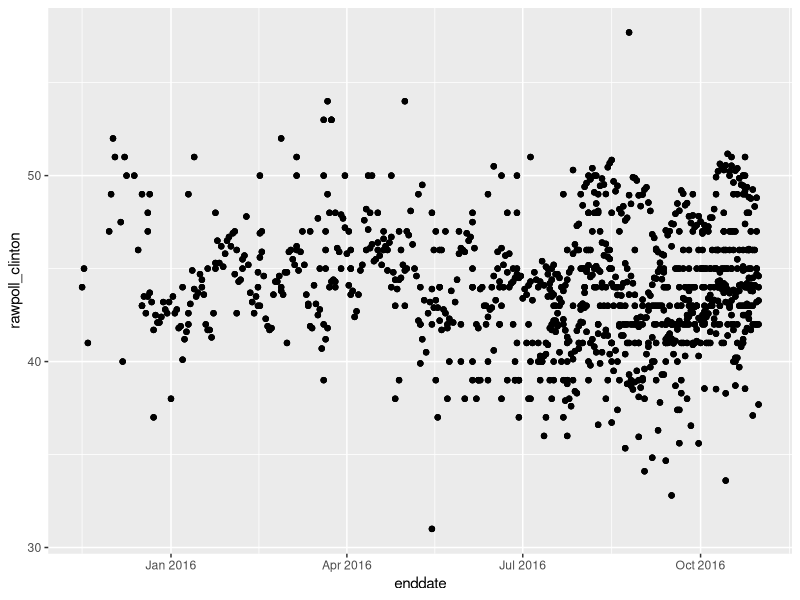
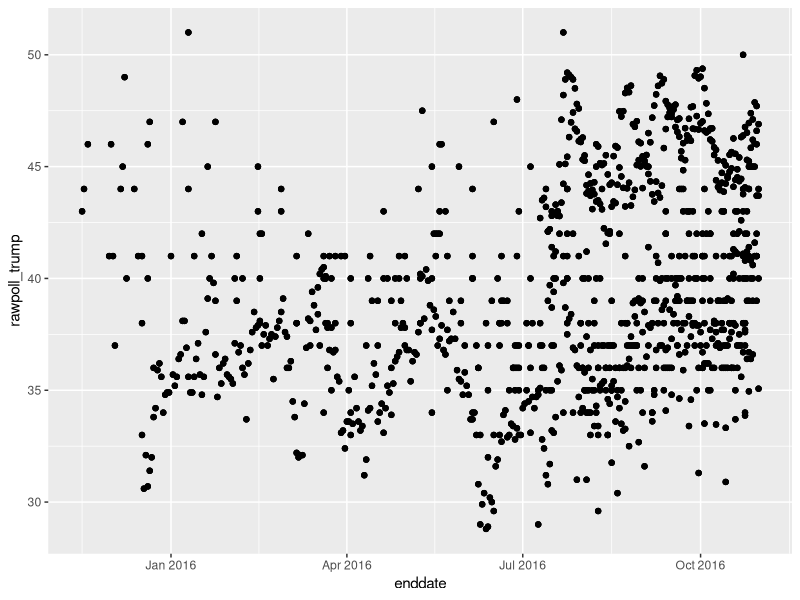
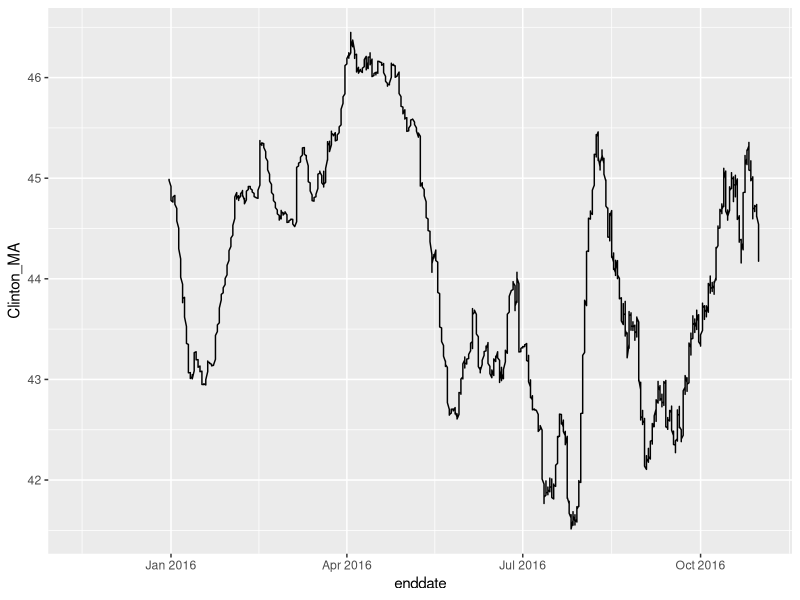
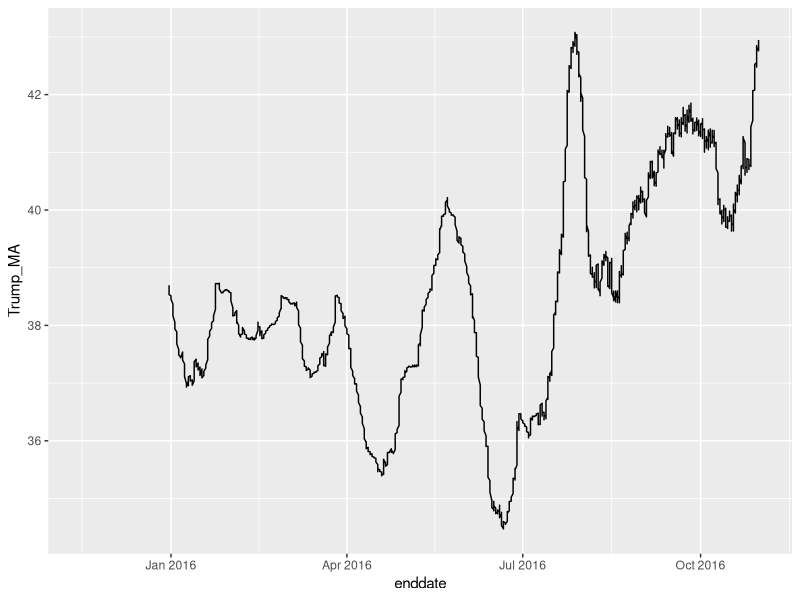
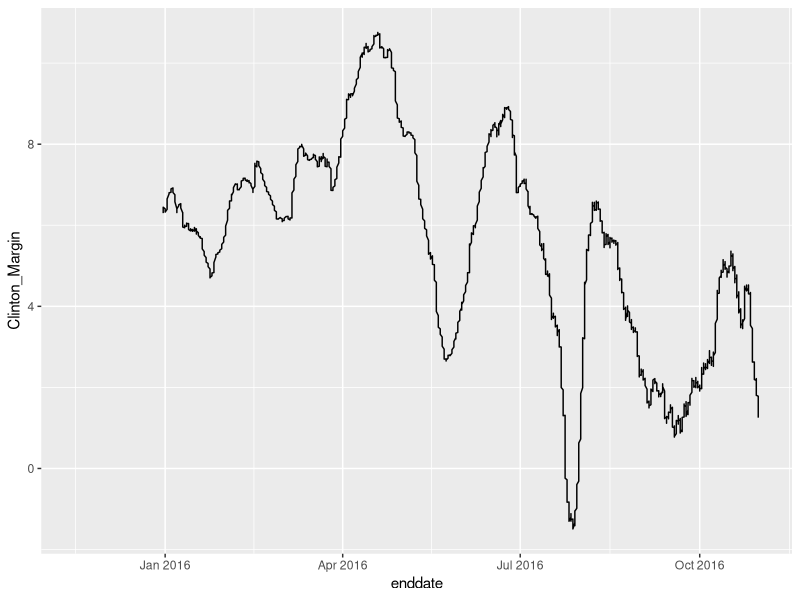
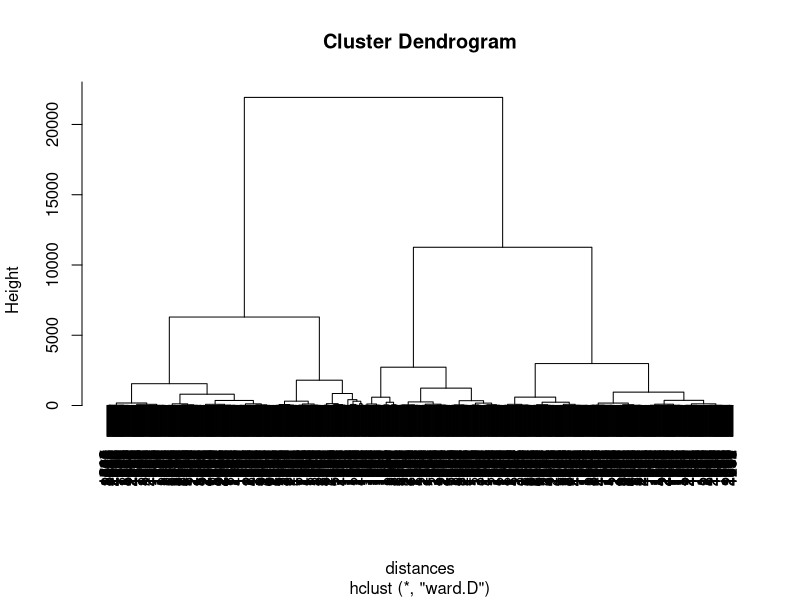

These charts were generated, in order, by the following R code:
## ---- chunk 1
knitr::opts_chunk$set(echo = TRUE)
## ---- chunk 2
library(readr)

Raw_Data <- read_csv("presidential_polls.csv")

str(Raw_Data)
## ---- chunk 3
library(dplyr)

Clean_Data <- Raw_Data %>% select(-c(cycle:forecastdate, rawpoll_johnson, rawpoll_mcmullin, adjpoll_johnson:timestamp))

str(Clean_Data)
## ---- chunk 4
install.packages("lubridate")
library(lubridate)

National_Polls <- Clean_Data %>% 
  select(state, enddate, samplesize, rawpoll_clinton, rawpoll_trump) %>%
  filter(state == "U.S.") %>%
  mutate(enddate = mdy(enddate)) %>%
  arrange(enddate)

str(National_Polls)
## ---- chunk 5
install.packages("ggplot2")
library("ggplot2")

ggplot(data = National_Polls, aes(x=enddate, y=rawpoll_clinton)) +
  geom_point()
## ---- chunk 6
ggplot(data = National_Polls, aes(x=enddate, y=rawpoll_trump)) +
  geom_point()
## ---- chunk 7
install.packages("zoo")
library(zoo)

National_Polls <- National_Polls %>%
  mutate(Clinton_MA = rollmean(rawpoll_clinton, 100, na.pad=TRUE, align="right"))

ggplot(data = National_Polls, aes(x=enddate, y=Clinton_MA)) +
  geom_line()
## ---- chunk 8
National_Polls <- National_Polls %>%
  mutate(Trump_MA = rollmean(rawpoll_trump, 100, na.pad=TRUE, align="right"))

ggplot(data = National_Polls, aes(x=enddate, y=Trump_MA)) +
  geom_line()
## ---- chunk 9
National_Polls <- National_Polls %>%
  mutate(Clinton_Margin = Clinton_MA - Trump_MA)

ggplot(National_Polls, aes(x=enddate, y=Clinton_Margin)) +
  geom_line()
## ---- chunk 10

# Alabama
Alabama <- Clean_Data %>% 
  select(state, enddate, pollster, samplesize, rawpoll_clinton, rawpoll_trump) %>%
  filter(state == "Alabama") %>%
  mutate(enddate = mdy(enddate)) %>%
  arrange(enddate)

Alabama <- Alabama %>%
  mutate(Clinton_Margin = rawpoll_clinton - rawpoll_trump)
str(Alabama)

# Alaska
Alaska <- Clean_Data %>% 
  select(state, enddate, samplesize, rawpoll_clinton, rawpoll_trump) %>%
  filter(state == "Alaska") %>%
  mutate(enddate = mdy(enddate)) %>%
  arrange(enddate)

Alaska <- Alaska %>%
  mutate(Clinton_Margin = rawpoll_clinton - rawpoll_trump)
str(Alaska)

# Arizona
Arizona <- Clean_Data %>% 
  select(state, enddate, samplesize, rawpoll_clinton, rawpoll_trump) %>%
  filter(state == "Arizona") %>%
  mutate(enddate = mdy(enddate)) %>%
  arrange(enddate)

Arizona <- Arizona %>%
  mutate(Clinton_Margin = rawpoll_clinton - rawpoll_trump)
str(Arizona)

# Arkansas
Arkansas <- Clean_Data %>% 
  select(state, enddate, samplesize, rawpoll_clinton, rawpoll_trump) %>%
  filter(state == "Arkansas") %>%
  mutate(enddate = mdy(enddate)) %>%
  arrange(enddate)

Arkansas <- Arkansas %>%
  mutate(Clinton_Margin = rawpoll_clinton - rawpoll_trump)
str(Arkansas)

# California
California <- Clean_Data %>% 
  select(state, enddate, samplesize, rawpoll_clinton, rawpoll_trump) %>%
  filter(state == "California") %>%
  mutate(enddate = mdy(enddate)) %>%
  arrange(enddate)

California <- California %>%
  mutate(Clinton_Margin = rawpoll_clinton - rawpoll_trump)
str(California)

# Colorado
Colorado <- Clean_Data %>% 
  select(state, enddate, samplesize, rawpoll_clinton, rawpoll_trump) %>%
  filter(state == "Colorado") %>%
  mutate(enddate = mdy(enddate)) %>%
  arrange(enddate)

Colorado <- Colorado %>%
  mutate(Clinton_Margin = rawpoll_clinton - rawpoll_trump)
str(Colorado)

# Connecticut
Connecticut <- Clean_Data %>% 
  select(state, enddate, samplesize, rawpoll_clinton, rawpoll_trump) %>%
  filter(state == "Connecticut") %>%
  mutate(enddate = mdy(enddate)) %>%
  arrange(enddate)

Connecticut <- Connecticut %>%
  mutate(Clinton_Margin = rawpoll_clinton - rawpoll_trump)
str(Connecticut)

# Delaware
Delaware <- Clean_Data %>% 
  select(state, enddate, samplesize, rawpoll_clinton, rawpoll_trump) %>%
  filter(state == "Delaware") %>%
  mutate(enddate = mdy(enddate)) %>%
  arrange(enddate)

Delaware <- Delaware %>%
  mutate(Clinton_Margin = rawpoll_clinton - rawpoll_trump)
str(Delaware)

# District_of_Columbia  
District_of_Columbia <- Clean_Data %>% 
  select(state, enddate, samplesize, rawpoll_clinton, rawpoll_trump) %>%
  filter(state == "District of Columbia") %>%
  mutate(enddate = mdy(enddate)) %>%
  arrange(enddate)

District_of_Columbia <- District_of_Columbia %>%
  mutate(Clinton_Margin = rawpoll_clinton - rawpoll_trump)
str(District_of_Columbia)

# Florida
Florida <- Clean_Data %>% 
  select(state, enddate, samplesize, rawpoll_clinton, rawpoll_trump) %>%
  filter(state == "Florida") %>%
  mutate(enddate = mdy(enddate)) %>%
  arrange(enddate)

Florida <- Florida %>%
  mutate(Clinton_Margin = rawpoll_clinton - rawpoll_trump)
str(Florida)

# Georgia
Georgia <- Clean_Data %>% 
  select(state, enddate, samplesize, rawpoll_clinton, rawpoll_trump) %>%
  filter(state == "Georgia") %>%
  mutate(enddate = mdy(enddate)) %>%
  arrange(enddate)

Georgia <- Georgia %>%
  mutate(Clinton_Margin = rawpoll_clinton - rawpoll_trump)
str(Georgia)

# Hawaii
Hawaii <- Clean_Data %>% 
  select(state, enddate, samplesize, rawpoll_clinton, rawpoll_trump) %>%
  filter(state == "Hawaii") %>%
  mutate(enddate = mdy(enddate)) %>%
  arrange(enddate)

Hawaii <- Hawaii %>%
  mutate(Clinton_Margin = rawpoll_clinton - rawpoll_trump)
str(Hawaii)

#Idaho
Idaho <- Clean_Data %>% 
  select(state, enddate, samplesize, rawpoll_clinton, rawpoll_trump) %>%
  filter(state == "Idaho") %>%
  mutate(enddate = mdy(enddate)) %>%
  arrange(enddate)

Idaho <- Idaho %>%
  mutate(Clinton_Margin = rawpoll_clinton - rawpoll_trump)
str(Idaho)

# Illinois
Illinois <- Clean_Data %>% 
  select(state, enddate, samplesize, rawpoll_clinton, rawpoll_trump) %>%
  filter(state == "Illinois") %>%
  mutate(enddate = mdy(enddate)) %>%
  arrange(enddate)

Illinois <- Illinois %>%
  mutate(Clinton_Margin = rawpoll_clinton - rawpoll_trump)
str(Illinois)

# Indiana
Indiana <- Clean_Data %>% 
  select(state, enddate, samplesize, rawpoll_clinton, rawpoll_trump) %>%
  filter(state == "Indiana") %>%
  mutate(enddate = mdy(enddate)) %>%
  arrange(enddate)

Indiana <- Indiana %>%
  mutate(Clinton_Margin = rawpoll_clinton - rawpoll_trump)
str(Indiana)

# Iowa
Iowa <- Clean_Data %>% 
  select(state, enddate, samplesize, rawpoll_clinton, rawpoll_trump) %>%
  filter(state == "Iowa") %>%
  mutate(enddate = mdy(enddate)) %>%
  arrange(enddate)

Iowa <- Iowa %>%
  mutate(Clinton_Margin = rawpoll_clinton - rawpoll_trump)
str(Iowa)

# Kansas
Kansas <- Clean_Data %>% 
  select(state, enddate, samplesize, rawpoll_clinton, rawpoll_trump) %>%
  filter(state == "Kansas") %>%
  mutate(enddate = mdy(enddate)) %>%
  arrange(enddate)

Kansas <- Kansas %>%
  mutate(Clinton_Margin = rawpoll_clinton - rawpoll_trump)
str(Kansas)

# Kentucky
Kentucky <- Clean_Data %>% 
  select(state, enddate, samplesize, rawpoll_clinton, rawpoll_trump) %>%
  filter(state == "Kentucky") %>%
  mutate(enddate = mdy(enddate)) %>%
  arrange(enddate)

Kentucky <- Kentucky %>%
  mutate(Clinton_Margin = rawpoll_clinton - rawpoll_trump)
str(Kentucky)

# Louisiana
Louisiana <- Clean_Data %>% 
  select(state, enddate, samplesize, rawpoll_clinton, rawpoll_trump) %>%
  filter(state == "Louisiana") %>%
  mutate(enddate = mdy(enddate)) %>%
  arrange(enddate)

Louisiana <- Louisiana %>%
  mutate(Clinton_Margin = rawpoll_clinton - rawpoll_trump)
str(Louisiana)

# Maine
Maine <- Clean_Data %>% 
  select(state, enddate, samplesize, rawpoll_clinton, rawpoll_trump) %>%
  filter(state == "Maine") %>%
  mutate(enddate = mdy(enddate)) %>%
  arrange(enddate)

Maine <- Maine %>%
  mutate(Clinton_Margin = rawpoll_clinton - rawpoll_trump)
str(Maine)

# Maryland
Maryland <- Clean_Data %>% 
  select(state, enddate, samplesize, rawpoll_clinton, rawpoll_trump) %>%
  filter(state == "Maryland") %>%
  mutate(enddate = mdy(enddate)) %>%
  arrange(enddate)

Maryland <- Maryland %>%
  mutate(Clinton_Margin = rawpoll_clinton - rawpoll_trump)
str(Maryland)

# Massachusetts
Massachusetts <- Clean_Data %>% 
  select(state, enddate, samplesize, rawpoll_clinton, rawpoll_trump) %>%
  filter(state == "Massachusetts") %>%
  mutate(enddate = mdy(enddate)) %>%
  arrange(enddate)

Massachusetts <- Massachusetts %>%
  mutate(Clinton_Margin = rawpoll_clinton - rawpoll_trump)
str(Massachusetts)

# Michigan
Michigan <- Clean_Data %>% 
  select(state, enddate, samplesize, rawpoll_clinton, rawpoll_trump) %>%
  filter(state == "Michigan") %>%
  mutate(enddate = mdy(enddate)) %>%
  arrange(enddate)

Michigan <- Michigan %>%
  mutate(Clinton_Margin = rawpoll_clinton - rawpoll_trump)
str(Michigan)

# Minnesota
Minnesota <- Clean_Data %>% 
  select(state, enddate, samplesize, rawpoll_clinton, rawpoll_trump) %>%
  filter(state == "Minnesota") %>%
  mutate(enddate = mdy(enddate)) %>%
  arrange(enddate)

Minnesota <- Minnesota %>%
  mutate(Clinton_Margin = rawpoll_clinton - rawpoll_trump)
str(Minnesota)

# Mississippi
Mississippi <- Clean_Data %>% 
  select(state, enddate, samplesize, rawpoll_clinton, rawpoll_trump) %>%
  filter(state == "Mississippi") %>%
  mutate(enddate = mdy(enddate)) %>%
  arrange(enddate)

Mississippi <- Mississippi %>%
  mutate(Clinton_Margin = rawpoll_clinton - rawpoll_trump)
str(Mississippi)

# Missouri
Missouri <- Clean_Data %>% 
  select(state, enddate, samplesize, rawpoll_clinton, rawpoll_trump) %>%
  filter(state == "Missouri") %>%
  mutate(enddate = mdy(enddate)) %>%
  arrange(enddate)

Missouri <- Missouri %>%
  mutate(Clinton_Margin = rawpoll_clinton - rawpoll_trump)
str(Missouri)

# Montana
Montana <- Clean_Data %>% 
  select(state, enddate, samplesize, rawpoll_clinton, rawpoll_trump) %>%
  filter(state == "Montana") %>%
  mutate(enddate = mdy(enddate)) %>%
  arrange(enddate)

Montana <- Montana %>%
  mutate(Clinton_Margin = rawpoll_clinton - rawpoll_trump)
str(Montana)

# Nebraska  
Nebraska <- Clean_Data %>% 
  select(state, enddate, samplesize, rawpoll_clinton, rawpoll_trump) %>%
  filter(state == "Nebraska") %>%
  mutate(enddate = mdy(enddate)) %>%
  arrange(enddate)

Nebraska <- Nebraska %>%
  mutate(Clinton_Margin = rawpoll_clinton - rawpoll_trump)
str(Nebraska)

# Nevada
Nevada <- Clean_Data %>% 
  select(state, enddate, samplesize, rawpoll_clinton, rawpoll_trump) %>%
  filter(state == "Nevada") %>%
  mutate(enddate = mdy(enddate)) %>%
  arrange(enddate)

Nevada <- Nevada %>%
  mutate(Clinton_Margin = rawpoll_clinton - rawpoll_trump)
str(Nevada)

# New_Hampshire
New_Hampshire <- Clean_Data %>% 
  select(state, enddate, samplesize, rawpoll_clinton, rawpoll_trump) %>%
  filter(state == "New Hampshire") %>%
  mutate(enddate = mdy(enddate)) %>%
  arrange(enddate)

New_Hampshire <- New_Hampshire %>%
  mutate(Clinton_Margin = rawpoll_clinton - rawpoll_trump)
str(New_Hampshire)

# New_Jersey
New_Jersey <- Clean_Data %>% 
  select(state, enddate, samplesize, rawpoll_clinton, rawpoll_trump) %>%
  filter(state == "New Jersey") %>%
  mutate(enddate = mdy(enddate)) %>%
  arrange(enddate)

New_Jersey <- New_Jersey %>%
  mutate(Clinton_Margin = rawpoll_clinton - rawpoll_trump)
str(New_Jersey)

# New_Mexico
New_Mexico <- Clean_Data %>% 
  select(state, enddate, samplesize, rawpoll_clinton, rawpoll_trump) %>%
  filter(state == "New Mexico") %>%
  mutate(enddate = mdy(enddate)) %>%
  arrange(enddate)

New_Mexico <- New_Mexico %>%
  mutate(Clinton_Margin = rawpoll_clinton - rawpoll_trump)
str(New_Mexico)

# New_York
New_York <- Clean_Data %>% 
  select(state, enddate, samplesize, rawpoll_clinton, rawpoll_trump) %>%
  filter(state == "New York") %>%
  mutate(enddate = mdy(enddate)) %>%
  arrange(enddate)

New_York <- New_York %>%
  mutate(Clinton_Margin = rawpoll_clinton - rawpoll_trump)
str(New_York)

# North_Carolina
North_Carolina <- Clean_Data %>% 
  select(state, enddate, samplesize, rawpoll_clinton, rawpoll_trump) %>%
  filter(state == "North Carolina") %>%
  mutate(enddate = mdy(enddate)) %>%
  arrange(enddate)

North_Carolina <- North_Carolina %>%
  mutate(Clinton_Margin = rawpoll_clinton - rawpoll_trump)
str(North_Carolina)

# North_Dakota
North_Dakota <- Clean_Data %>% 
  select(state, enddate, samplesize, rawpoll_clinton, rawpoll_trump) %>%
  filter(state == "North Dakota") %>%
  mutate(enddate = mdy(enddate)) %>%
  arrange(enddate)

North_Dakota <- North_Dakota %>%
  mutate(Clinton_Margin = rawpoll_clinton - rawpoll_trump)
str(North_Dakota)

# Ohio
Ohio <- Clean_Data %>% 
  select(state, enddate, samplesize, rawpoll_clinton, rawpoll_trump) %>%
  filter(state == "Ohio") %>%
  mutate(enddate = mdy(enddate)) %>%
  arrange(enddate)

Ohio <- Ohio %>%
  mutate(Clinton_Margin = rawpoll_clinton - rawpoll_trump)
str(Ohio)

# Oklahoma
Oklahoma <- Clean_Data %>% 
  select(state, enddate, samplesize, rawpoll_clinton, rawpoll_trump) %>%
  filter(state == "Oklahoma") %>%
  mutate(enddate = mdy(enddate)) %>%
  arrange(enddate)

Oklahoma <- Oklahoma %>%
  mutate(Clinton_Margin = rawpoll_clinton - rawpoll_trump)
str(Oklahoma)

# Oregon
Oregon <- Clean_Data %>% 
  select(state, enddate, samplesize, rawpoll_clinton, rawpoll_trump) %>%
  filter(state == "Oregon") %>%
  mutate(enddate = mdy(enddate)) %>%
  arrange(enddate)

Oregon <- Oregon %>%
  mutate(Clinton_Margin = rawpoll_clinton - rawpoll_trump)
str(Oregon)

# Pennsylvania
Pennsylvania <- Clean_Data %>% 
  select(state, enddate, samplesize, rawpoll_clinton, rawpoll_trump) %>%
  filter(state == "Pennsylvania") %>%
  mutate(enddate = mdy(enddate)) %>%
  arrange(enddate)

Pennsylvania <- Pennsylvania %>%
  mutate(Clinton_Margin = rawpoll_clinton - rawpoll_trump)
str(Pennsylvania)

# Rhode_Island
Rhode_Island <- Clean_Data %>% 
  select(state, enddate, samplesize, rawpoll_clinton, rawpoll_trump) %>%
  filter(state == "Rhode Island") %>%
  mutate(enddate = mdy(enddate)) %>%
  arrange(enddate)

Rhode_Island <- Rhode_Island %>%
  mutate(Clinton_Margin = rawpoll_clinton - rawpoll_trump)
str(Rhode_Island)

# South_Carolina
South_Carolina <- Clean_Data %>% 
  select(state, enddate, samplesize, rawpoll_clinton, rawpoll_trump) %>%
  filter(state == "South Carolina") %>%
  mutate(enddate = mdy(enddate)) %>%
  arrange(enddate)

South_Carolina <- South_Carolina %>%
  mutate(Clinton_Margin = rawpoll_clinton - rawpoll_trump)
str(South_Carolina)

# South_Dakota
South_Dakota <- Clean_Data %>% 
  select(state, enddate, samplesize, rawpoll_clinton, rawpoll_trump) %>%
  filter(state == "South Dakota") %>%
  mutate(enddate = mdy(enddate)) %>%
  arrange(enddate)

South_Dakota <- South_Dakota %>%
  mutate(Clinton_Margin = rawpoll_clinton - rawpoll_trump)
str(South_Dakota)

# Tennessee
Tennessee <- Clean_Data %>% 
  select(state, enddate, samplesize, rawpoll_clinton, rawpoll_trump) %>%
  filter(state == "Tennessee") %>%
  mutate(enddate = mdy(enddate)) %>%
  arrange(enddate)

Tennessee <- Tennessee %>%
  mutate(Clinton_Margin = rawpoll_clinton - rawpoll_trump)
str(Tennessee)

# Texas
Texas <- Clean_Data %>% 
  select(state, enddate, samplesize, rawpoll_clinton, rawpoll_trump) %>%
  filter(state == "Texas") %>%
  mutate(enddate = mdy(enddate)) %>%
  arrange(enddate)

Texas <- Texas %>%
  mutate(Clinton_Margin = rawpoll_clinton - rawpoll_trump)
str(Texas)

# Utah
Utah <- Clean_Data %>% 
  select(state, enddate, samplesize, rawpoll_clinton, rawpoll_trump) %>%
  filter(state == "Utah") %>%
  mutate(enddate = mdy(enddate)) %>%
  arrange(enddate)

Utah <- Utah %>%
  mutate(Clinton_Margin = rawpoll_clinton - rawpoll_trump)
str(Utah)

# Vermont
Vermont <- Clean_Data %>% 
  select(state, enddate, samplesize, rawpoll_clinton, rawpoll_trump) %>%
  filter(state == "Vermont") %>%
  mutate(enddate = mdy(enddate)) %>%
  arrange(enddate)

Vermont <- Vermont %>%
  mutate(Clinton_Margin = rawpoll_clinton - rawpoll_trump)
str(Vermont)

# Virginia
Virginia <- Clean_Data %>% 
  select(state, enddate, samplesize, rawpoll_clinton, rawpoll_trump) %>%
  filter(state == "Virginia") %>%
  mutate(enddate = mdy(enddate)) %>%
  arrange(enddate)

Virginia <- Virginia %>%
  mutate(Clinton_Margin = rawpoll_clinton - rawpoll_trump)
str(Virginia)

# Washington
Washington <- Clean_Data %>% 
  select(state, enddate, samplesize, rawpoll_clinton, rawpoll_trump) %>%
  filter(state == "Washington") %>%
  mutate(enddate = mdy(enddate)) %>%
  arrange(enddate)

Washington <- Washington %>%
  mutate(Clinton_Margin = rawpoll_clinton - rawpoll_trump)
str(Washington)

# West_Virginia
West_Virginia <- Clean_Data %>% 
  select(state, enddate, samplesize, rawpoll_clinton, rawpoll_trump) %>%
  filter(state == "West Virginia") %>%
  mutate(enddate = mdy(enddate)) %>%
  arrange(enddate)

West_Virginia <- West_Virginia %>%
  mutate(Clinton_Margin = rawpoll_clinton - rawpoll_trump)
str(West_Virginia)

# Wisconsin
Wisconsin <- Clean_Data %>% 
  select(state, enddate, samplesize, rawpoll_clinton, rawpoll_trump) %>%
  filter(state == "Wisconsin") %>%
  mutate(enddate = mdy(enddate)) %>%
  arrange(enddate)

Wisconsin <- Wisconsin %>%
  mutate(Clinton_Margin = rawpoll_clinton - rawpoll_trump)
str(Wisconsin)

# Wyoming
Wyoming <- Clean_Data %>% 
  select(state, enddate, samplesize, rawpoll_clinton, rawpoll_trump) %>%
  filter(state == "Wyoming") %>%
  mutate(enddate = mdy(enddate)) %>%
  arrange(enddate)

Wyoming <- Wyoming %>%
  mutate(Clinton_Margin = rawpoll_clinton - rawpoll_trump)
str(Wyoming)

## ---- chunk 11
State_Polls <- Clean_Data %>%
  select(state, pollster, rawpoll_clinton, rawpoll_trump) %>%
  filter(state != "U.S.") %>%
  filter(state != "Maine CD-1") %>%
  filter(state != "Maine CD-2") %>%
  filter(state != "Nebraska CD-1") %>%
  filter(state != "Nebraska CD-2") %>%
  filter(state != "Nebraska CD-3") %>%
  mutate(Clinton_Margin = rawpoll_clinton - rawpoll_trump)
str(State_Polls)
## ---- chunk 12
State_Polls$rawpoll_clinton = NULL
State_Polls$rawpoll_trump = NULL
State_Polls <- unique(State_Polls)
str(State_Polls)

distances <- dist(State_Polls, method = "euclidean")
clusterStates <- hclust(distances, method = "ward")
plot(clusterStates)

clusterGroups <- cutree(clusterStates, k = 3)
## ---- chunk 13
# Alabama
Alabama_Cluster <- round(mean(clusterGroups[State_Polls$state == "Alabama"]))
Alabama_Cluster

# Alaska
Alaska_Cluster <- round(mean(clusterGroups[State_Polls$state == "Alaska"]))
Alaska_Cluster

# Arizona
Arizona_Cluster <- round(mean(clusterGroups[State_Polls$state == "Arizona"]))
Arizona_Cluster

# Arkansas
Arkansas_Cluster <- round(mean(clusterGroups[State_Polls$state == "Arkansas"]))
Arkansas_Cluster

# California
California_Cluster <- round(mean(clusterGroups[State_Polls$state == "California"]))
California_Cluster

# Colorado
Colorado_Cluster <- round(mean(clusterGroups[State_Polls$state == "Colorado"]))
Colorado_Cluster

# Connecticut
Connecticut_Cluster <- round(mean(clusterGroups[State_Polls$state == "Connecticut"]))
Connecticut_Cluster

# District of Columbia
District_of_Columbia_Cluster <- round(mean(clusterGroups[State_Polls$state == "District of Columbia"]))
District_of_Columbia_Cluster

# Delaware
Delaware_Cluster <- round(mean(clusterGroups[State_Polls$state == "Delaware"]))
Delaware_Cluster

# Florida
Florida_Cluster <- round(mean(clusterGroups[State_Polls$state == "Florida"]))
Florida_Cluster

# Georgia
Georgia_Cluster <- round(mean(clusterGroups[State_Polls$state == "Georgia"]))
Georgia_Cluster

# Hawaii
Hawaii_Cluster <- round(mean(clusterGroups[State_Polls$state == "Hawaii"]))
Hawaii_Cluster

# Idaho
Idaho_Cluster <- round(mean(clusterGroups[State_Polls$state == "Idaho"]))
Idaho_Cluster

# Illinois
Illinois_Cluster <- round(mean(clusterGroups[State_Polls$state == "Illinois"]))
Illinois_Cluster

# Indiana
Indiana_Cluster <- round(mean(clusterGroups[State_Polls$state == "Indiana"]))
Indiana_Cluster

# Iowa
Iowa_Cluster <- round(mean(clusterGroups[State_Polls$state == "Iowa"]))
Iowa_Cluster

# Kansas
Kansas_Cluster <- round(mean(clusterGroups[State_Polls$state == "Kansas"]))
Kansas_Cluster

# Kentucky
Kentucky_Cluster <- round(mean(clusterGroups[State_Polls$state == "Kentucky"]))
Kentucky_Cluster

# Louisiana
Louisiana_Cluster <- round(mean(clusterGroups[State_Polls$state == "Louisiana"]))
Louisiana_Cluster

# Maine
Maine_Cluster <- round(mean(clusterGroups[State_Polls$state == "Maine"]))
Maine_Cluster

# Maryland
Maryland_Cluster <- round(mean(clusterGroups[State_Polls$state == "Maryland"]))
Maryland_Cluster

# Massachusetts
Massachusetts_Cluster <- round(mean(clusterGroups[State_Polls$state == "Massachusetts"]))
Massachusetts_Cluster

# Michigan
Michigan_Cluster <- round(mean(clusterGroups[State_Polls$state == "Michigan"]))
Michigan_Cluster

# Minnesota
Minnesota_Cluster <- round(mean(clusterGroups[State_Polls$state == "Minnesota"]))
Minnesota_Cluster

# Mississippi
Mississippi_Cluster <- round(mean(clusterGroups[State_Polls$state == "Mississippi"]))
Mississippi_Cluster

# Missouri
Missouri_Cluster <- round(mean(clusterGroups[State_Polls$state == "Missouri"]))
Missouri_Cluster

# Montana
Montana_Cluster <- round(mean(clusterGroups[State_Polls$state == "Montana"]))
Montana_Cluster

# Nebraska
Nebraska_Cluster <- round(mean(clusterGroups[State_Polls$state == "Nebraska"]))
Nebraska_Cluster

# Nevada
Nevada_Cluster <- round(mean(clusterGroups[State_Polls$state == "Nevada"]))
Nevada_Cluster

# New Hampshire
New_Hampshire_Cluster <- round(mean(clusterGroups[State_Polls$state == "New Hampshire"]))
New_Hampshire_Cluster

# New Jersey
New_Jersey_Cluster <- round(mean(clusterGroups[State_Polls$state == "New Jersey"]))
New_Jersey_Cluster

# New Mexico
New_Mexico_Cluster <- round(mean(clusterGroups[State_Polls$state == "New Mexico"]))
New_Mexico_Cluster

# New York
New_York_Cluster <- round(mean(clusterGroups[State_Polls$state == "New York"]))
New_York_Cluster

# North Carolina
North_Carolina_Cluster <- round(mean(clusterGroups[State_Polls$state == "North Carolina"]))
North_Carolina_Cluster

# North Dakota
North_Dakota_Cluster <- round(mean(clusterGroups[State_Polls$state == "North Dakota"]))
North_Dakota_Cluster

# Ohio
Ohio_Cluster <- round(mean(clusterGroups[State_Polls$state == "Ohio"]))
Ohio_Cluster

# Oklahoma
Oklahoma_Cluster <- round(mean(clusterGroups[State_Polls$state == "Oklahoma"]))
Oklahoma_Cluster

# Oregon
Oregon_Cluster <- round(mean(clusterGroups[State_Polls$state == "Oregon"]))
Oregon_Cluster

# Pennsylvania
Pennsylvania_Cluster <- round(mean(clusterGroups[State_Polls$state == "Pennsylvania"]))
Pennsylvania_Cluster

# Rhode Island
Rhode_Island_Cluster <- round(mean(clusterGroups[State_Polls$state == "Rhode Island"]))
Rhode_Island_Cluster

# South Carolina
South_Carolina_Cluster <- round(mean(clusterGroups[State_Polls$state == "South Carolina"]))
South_Carolina_Cluster

# South Dakota
South_Dakota_Cluster <- round(mean(clusterGroups[State_Polls$state == "South Dakota"]))
South_Dakota_Cluster

# Tennessee
Tennessee_Cluster <- round(mean(clusterGroups[State_Polls$state == "Tennessee"]))
Tennessee_Cluster

# Texas
Texas_Cluster <- round(mean(clusterGroups[State_Polls$state == "Texas"]))
Texas_Cluster

# Utah
Utah_Cluster <- round(mean(clusterGroups[State_Polls$state == "Utah"]))
Utah_Cluster

# Vermont
Vermont_Cluster <- round(mean(clusterGroups[State_Polls$state == "Vermont"]))
Vermont_Cluster

# Virginia
Virginia_Cluster <- round(mean(clusterGroups[State_Polls$state == "Virginia"]))
Virginia_Cluster

# Washington
Washington_Cluster <- round(mean(clusterGroups[State_Polls$state == "Washington"]))
Washington_Cluster

# West Virginia
West_Virginia_Cluster <- round(mean(clusterGroups[State_Polls$state == "West Virginia"]))
West_Virginia_Cluster

# Wisconsin
Wisconsin_Cluster <- round(mean(clusterGroups[State_Polls$state == "Wisconsin"]))
Wisconsin_Cluster

# Wyoming
Wyoming_Cluster <- round(mean(clusterGroups[State_Polls$state == "Wyoming"]))
Wyoming_Cluster
